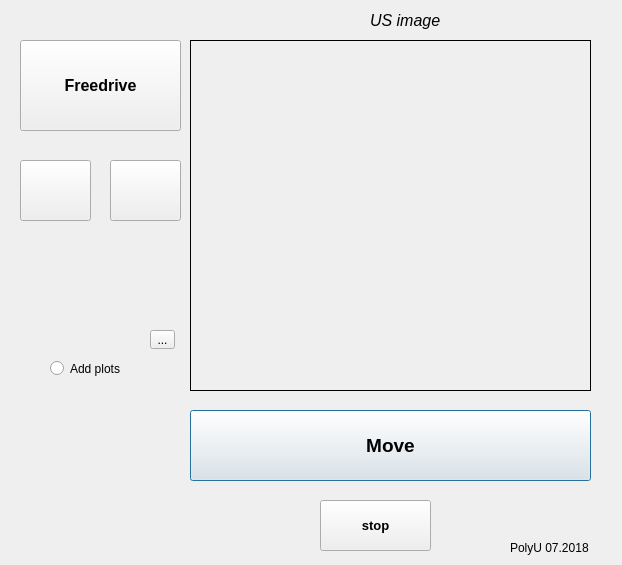
<?xml version="1.0" encoding="UTF-8"?>
<ui version="4.0">
 <class>Dialog</class>
 <widget class="QDialog" name="Dialog">
  <property name="geometry">
   <rect>
    <x>0</x>
    <y>0</y>
    <width>622</width>
    <height>565</height>
   </rect>
  </property>
  <property name="windowTitle">
   <string>Scolioscan Robotics</string>
  </property>
  <property name="autoFillBackground">
   <bool>false</bool>
  </property>
  <widget class="QLabel" name="label_3">
   <property name="geometry">
    <rect>
     <x>190</x>
     <y>40</y>
     <width>401</width>
     <height>351</height>
    </rect>
   </property>
   <property name="frameShape">
    <enum>QFrame::Box</enum>
   </property>
   <property name="text">
    <string/>
   </property>
  </widget>
  <widget class="QLabel" name="label_text">
   <property name="geometry">
    <rect>
     <x>370</x>
     <y>10</y>
     <width>101</width>
     <height>20</height>
    </rect>
   </property>
   <property name="font">
    <font>
     <pointsize>12</pointsize>
     <italic>true</italic>
    </font>
   </property>
   <property name="text">
    <string>US image</string>
   </property>
  </widget>
  <widget class="QPushButton" name="Button_move">
   <property name="geometry">
    <rect>
     <x>190</x>
     <y>410</y>
     <width>401</width>
     <height>71</height>
    </rect>
   </property>
   <property name="font">
    <font>
     <pointsize>14</pointsize>
     <weight>75</weight>
     <bold>true</bold>
    </font>
   </property>
   <property name="mouseTracking">
    <bool>true</bool>
   </property>
   <property name="styleSheet">
    <string notr="true">QPushButton{ rgb(qlineargradient(spread:pad, x1:0, y1:0, x2:1, y2:0, stop:0 rgba(0, 0, 0, 255), stop:1 rgba(255, 255, 255, 255))255, 170, 127); }
gridline-color: rgb(170, 170, 255);</string>
   </property>
   <property name="text">
    <string>Move</string>
   </property>
   <property name="icon">
    <iconset>
     <normaloff>play-button_318-42541.jpg</normaloff>play-button_318-42541.jpg</iconset>
   </property>
  </widget>
  <widget class="QPushButton" name="Button_stop_move">
   <property name="geometry">
    <rect>
     <x>320</x>
     <y>500</y>
     <width>111</width>
     <height>51</height>
    </rect>
   </property>
   <property name="font">
    <font>
     <pointsize>10</pointsize>
     <weight>75</weight>
     <bold>true</bold>
    </font>
   </property>
   <property name="text">
    <string>stop</string>
   </property>
   <property name="icon">
    <iconset>
     <normaloff>stop-playing-button_318-40256.jpg</normaloff>stop-playing-button_318-40256.jpg</iconset>
   </property>
  </widget>
  <widget class="QToolButton" name="toolButton">
   <property name="geometry">
    <rect>
     <x>150</x>
     <y>330</y>
     <width>25</width>
     <height>19</height>
    </rect>
   </property>
   <property name="text">
    <string>...</string>
   </property>
   <property name="popupMode">
    <enum>QToolButton::InstantPopup</enum>
   </property>
  </widget>
  <widget class="QLabel" name="label_trajectory_name">
   <property name="geometry">
    <rect>
     <x>20</x>
     <y>330</y>
     <width>101</width>
     <height>21</height>
    </rect>
   </property>
   <property name="text">
    <string/>
   </property>
  </widget>
  <widget class="QPushButton" name="Button_freedrive">
   <property name="geometry">
    <rect>
     <x>20</x>
     <y>40</y>
     <width>161</width>
     <height>91</height>
    </rect>
   </property>
   <property name="font">
    <font>
     <pointsize>12</pointsize>
     <weight>75</weight>
     <bold>true</bold>
    </font>
   </property>
   <property name="text">
    <string>Freedrive</string>
   </property>
   <property name="icon">
    <iconset>
     <normaloff>ur3-table-top-robot-small.png</normaloff>ur3-table-top-robot-small.png</iconset>
   </property>
   <property name="iconSize">
    <size>
     <width>25</width>
     <height>25</height>
    </size>
   </property>
  </widget>
  <widget class="QPushButton" name="Button_start">
   <property name="geometry">
    <rect>
     <x>20</x>
     <y>160</y>
     <width>71</width>
     <height>61</height>
    </rect>
   </property>
   <property name="font">
    <font>
     <pointsize>10</pointsize>
     <weight>75</weight>
     <bold>true</bold>
    </font>
   </property>
   <property name="styleSheet">
    <string notr="true">white</string>
   </property>
   <property name="text">
    <string/>
   </property>
   <property name="icon">
    <iconset>
     <normaloff>play-button_318-42541.jpg</normaloff>play-button_318-42541.jpg</iconset>
   </property>
   <property name="iconSize">
    <size>
     <width>40</width>
     <height>40</height>
    </size>
   </property>
  </widget>
  <widget class="QPushButton" name="Button_stop">
   <property name="geometry">
    <rect>
     <x>110</x>
     <y>160</y>
     <width>71</width>
     <height>61</height>
    </rect>
   </property>
   <property name="font">
    <font>
     <pointsize>10</pointsize>
     <weight>75</weight>
     <bold>true</bold>
    </font>
   </property>
   <property name="text">
    <string/>
   </property>
   <property name="icon">
    <iconset>
     <normaloff>stop-playing-button_318-40256.jpg</normaloff>stop-playing-button_318-40256.jpg</iconset>
   </property>
   <property name="iconSize">
    <size>
     <width>40</width>
     <height>40</height>
    </size>
   </property>
  </widget>
  <widget class="QLabel" name="label_UR3">
   <property name="geometry">
    <rect>
     <x>20</x>
     <y>410</y>
     <width>141</width>
     <height>141</height>
    </rect>
   </property>
   <property name="text">
    <string/>
   </property>
   <property name="pixmap">
    <pixmap>ur3-table-top-robot-small.png</pixmap>
   </property>
   <property name="scaledContents">
    <bool>true</bool>
   </property>
  </widget>
  <widget class="QLabel" name="label_Polyu">
   <property name="geometry">
    <rect>
     <x>510</x>
     <y>540</y>
     <width>81</width>
     <height>16</height>
    </rect>
   </property>
   <property name="text">
    <string>PolyU 07.2018</string>
   </property>
  </widget>
  <widget class="QRadioButton" name="Radio_button_plot">
   <property name="geometry">
    <rect>
     <x>50</x>
     <y>360</y>
     <width>82</width>
     <height>17</height>
    </rect>
   </property>
   <property name="text">
    <string>Add plots</string>
   </property>
  </widget>
 </widget>
 <resources/>
 <connections/>
</ui>
